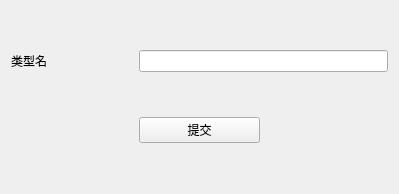
<?xml version="1.0" encoding="UTF-8"?>
<ui version="4.0">
 <class>TypeDetails</class>
 <widget class="QWidget" name="TypeDetails">
  <property name="geometry">
   <rect>
    <x>0</x>
    <y>0</y>
    <width>399</width>
    <height>194</height>
   </rect>
  </property>
  <property name="font">
   <font>
    <family>Arial</family>
   </font>
  </property>
  <property name="windowTitle">
   <string>类型详情</string>
  </property>
  <property name="windowIcon">
   <iconset resource="../resource/resource.qrc">
    <normaloff>:/icon/main.ico</normaloff>:/icon/main.ico</iconset>
  </property>
  <layout class="QGridLayout" name="gridLayout">
   <item row="0" column="0" alignment="Qt::AlignLeft">
    <widget class="QLabel" name="label">
     <property name="font">
      <font>
       <family>Arial</family>
      </font>
     </property>
     <property name="text">
      <string>类型名</string>
     </property>
    </widget>
   </item>
   <item row="1" column="1">
    <widget class="QPushButton" name="commitButton">
     <property name="font">
      <font>
       <family>Arial</family>
      </font>
     </property>
     <property name="text">
      <string>提交</string>
     </property>
    </widget>
   </item>
   <item row="0" column="1" colspan="2">
    <widget class="QLineEdit" name="typeNameLineEdit"/>
   </item>
   <item row="1" column="2">
    <widget class="QLabel" name="notice">
     <property name="font">
      <font>
       <family>Arial</family>
      </font>
     </property>
     <property name="text">
      <string/>
     </property>
    </widget>
   </item>
  </layout>
 </widget>
 <resources>
  <include location="../resource/resource.qrc"/>
 </resources>
 <connections/>
</ui>
